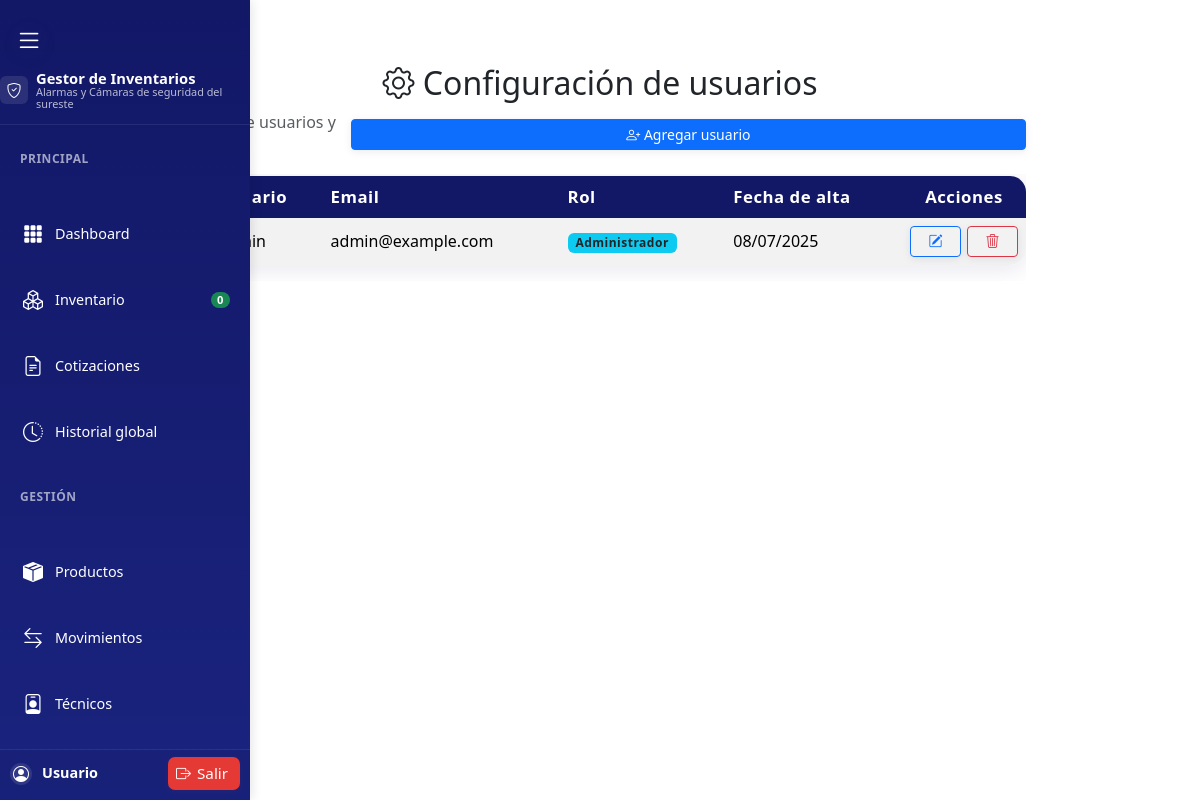
Page /usuarios/index.php (signed in) on the earlier database version.
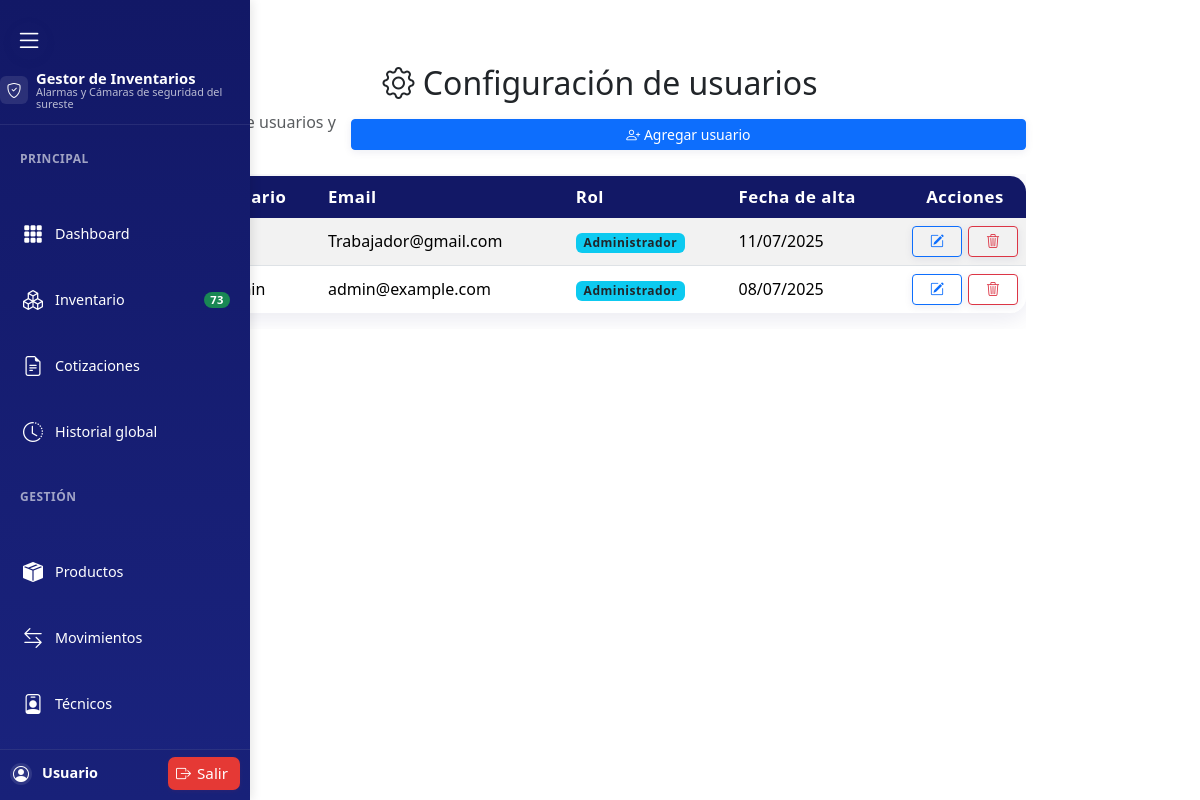
Same page on the later database version.
### tables this page shows
CREATE TABLE `users` (
  `user_id` int(11) NOT NULL,
  `username` varchar(50) NOT NULL,
  `email` varchar(100) NOT NULL,
  `password` varchar(255) NOT NULL,
  `first_name` varchar(50) DEFAULT NULL,
  `last_name` varchar(50) DEFAULT NULL,
  `phone` varchar(20) DEFAULT NULL,
  `role_id` int(11) NOT NULL,
  `custom_permissions` longtext DEFAULT NULL CHECK (json_valid(`custom_permissions`)),
  `is_active` tinyint(1) DEFAULT 1,
  `last_login` timestamp NULL DEFAULT NULL,
  `created_at` timestamp NOT NULL DEFAULT current_timestamp(),
  `updated_at` timestamp NOT NULL DEFAULT current_timestamp() ON UPDATE current_timestamp()
);

CREATE TABLE `roles` (
  `role_id` int(11) NOT NULL,
  `role_name` varchar(50) NOT NULL
);

### usuarios/index.php (the view, shortened to what the changed rows need)
<?php
require_once '../connection.php';
$usuarios = $mysqli->query("SELECT u.*, r.role_name AS role_name FROM users u LEFT JOIN roles r ON u.role_id = r.role_id ORDER BY u.created_at DESC");
?>
<!DOCTYPE html>
<html lang="es">
<head>
    <link rel="stylesheet" href="../assets/css/style.css">
    <link rel="stylesheet" href="https://cdn.jsdelivr.net/npm/bootstrap-icons@1.11.3/font/bootstrap-icons.css">
    <link href="https://cdn.jsdelivr.net/npm/bootstrap@5.3.2/dist/css/bootstrap.min.css" rel="stylesheet">
</head>
<body>
<?php include '../includes/sidebar.php'; ?>
<main class="main-content">
    <h2><i class="bi bi-gear"></i> Configuración de usuarios</h2>
    <div class="table-responsive">
        <table class="table table-striped table-hover">
            <thead class="table-dark">
                <tr>
                    <th>#</th>
                    <th>Usuario</th>
                    <th>Email</th>
                    <th>Rol</th>
                    <th>Fecha de alta</th>
                    <th style="text-align:center;">Acciones</th>
                </tr>
            </thead>
            <tbody>
                <?php if ($usuarios && $usuarios->num_rows > 0): $i=1; ?>
                    <?php while ($u = $usuarios->fetch_assoc()): ?>
                        <tr>
                            <td><?= $i++ ?></td>
                            <td><?= htmlspecialchars($u['username']) ?></td>
                            <td><?= htmlspecialchars($u['email']) ?></td>
                            <td><span class="badge bg-info text-dark"><?= htmlspecialchars($u['role_name']) ?></span></td>
                            <td><?= date('d/m/Y', strtotime($u['created_at'])) ?></td>
                            <td class="acciones">
                                <button class="btn btn-outline-primary btn-sm btn-edit-user"
                                    data-user-id="<?= $u['user_id'] ?>"
                                    data-username="<?= htmlspecialchars($u['username']) ?>"
                                    data-email="<?= htmlspecialchars($u['email']) ?>"
                                    data-role-id="<?= $u['role_id'] ?>"
                                    title="Editar"><i class="bi bi-pencil-square"></i></button>
                                <button class="btn btn-outline-danger btn-sm btn-delete-user"
                                    data-user-id="<?= $u['user_id'] ?>"
                                    data-username="<?= htmlspecialchars($u['username']) ?>"
                                    title="Eliminar"><i class="bi bi-trash3"></i></button>
                            </td>
                        </tr>
                    <?php endwhile; ?>
                <?php else: ?>
                    <tr><td colspan="6" class="text-center text-muted">No hay usuarios registrados.</td></tr>
                <?php endif; ?>
            </tbody>
        </table>
    </div>
</main>
</body>
</html>

### includes/sidebar.php (shortened to what the changed rows need)
<?php
if (!isset($total_products)) {
    require_once __DIR__ . '/../connection.php';
    $total_query = "SELECT COUNT(*) as total FROM products";
    $total_result = $mysqli->query($total_query);
    $total_products = $total_result ? $total_result->fetch_assoc()['total'] : 0;
}
?>
<aside class="sidebar" id="sidebar">
    <div class="sidebar-header sidebar-header-compact">
        <div class="sidebar-brand sidebar-brand-compact">
            <div class="brand-text brand-text-compact">
                <h1>Gestor de Inventarios</h1>
            </div>
        </div>
    </div>
    <nav class="sidebar-nav">
        <div class="nav-section">
            <div class="nav-links">
                <a href="../inventory/index.php" class="sidebar-inventario" title="Inventario">
                    <i class="bi bi-boxes"></i>
                    <span class="nav-text">Inventario</span>
                    <span class="badge bg-success"><?= $total_products ?></span>
                </a>
            </div>
        </div>
    </nav>
</aside>

Differences in the rows shown:
added users: email "Trabajador@gmail.com", role.role_name "Administrador", created_at "11/07/2025"
Other differences:
$total_products: "0" → "73"
